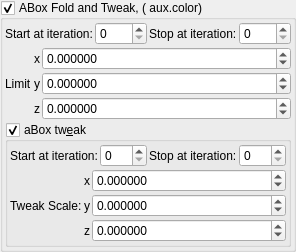
    <widget class="MyGroupBox" name="groupCheck_transf_function_enabledF_false">
     <property name="font">
      <font>
       <weight>50</weight>
       <bold>false</bold>
      </font>
     </property>
     <property name="toolTip">
      <string/>
     </property>
     <property name="title">
      <string>ABox Fold and Tweak, ( aux.color)</string>
     </property>
     <property name="checkable">
      <bool>true</bool>
     </property>
     <layout class="QVBoxLayout" name="verticalLayout_30" stretch="0,0,0">
      <property name="spacing">
       <number>2</number>
      </property>
      <property name="leftMargin">
       <number>2</number>
      </property>
      <property name="topMargin">
       <number>2</number>
      </property>
      <property name="rightMargin">
       <number>2</number>
      </property>
      <property name="bottomMargin">
       <number>2</number>
      </property>
      <item>
       <layout class="QGridLayout" name="gridLayout_14">
        <item row="0" column="3">
         <widget class="MySpinBox" name="spinboxInt_transf_stop_iterations_F">
          <property name="sizePolicy">
           <sizepolicy hsizetype="Minimum" vsizetype="Maximum">
            <horstretch>0</horstretch>
            <verstretch>0</verstretch>
           </sizepolicy>
          </property>
          <property name="font">
           <font>
            <weight>50</weight>
            <bold>false</bold>
           </font>
          </property>
          <property name="maximum">
           <number>250</number>
          </property>
         </widget>
        </item>
        <item row="0" column="2">
         <widget class="QLabel" name="label_252">
          <property name="font">
           <font>
            <weight>50</weight>
            <bold>false</bold>
           </font>
          </property>
          <property name="text">
           <string>Stop at iteration:</string>
          </property>
         </widget>
        </item>
        <item row="0" column="1">
         <widget class="MySpinBox" name="spinboxInt_transf_start_iterations_F">
          <property name="sizePolicy">
           <sizepolicy hsizetype="Minimum" vsizetype="Maximum">
            <horstretch>0</horstretch>
            <verstretch>0</verstretch>
           </sizepolicy>
          </property>
          <property name="font">
           <font>
            <weight>50</weight>
            <bold>false</bold>
           </font>
          </property>
          <property name="maximum">
           <number>250</number>
          </property>
         </widget>
        </item>
        <item row="0" column="0">
         <widget class="QLabel" name="label_67">
          <property name="font">
           <font>
            <weight>50</weight>
            <bold>false</bold>
           </font>
          </property>
          <property name="text">
           <string>Start at iteration:</string>
          </property>
         </widget>
        </item>
       </layout>
      </item>
      <item>
       <layout class="QGridLayout" name="gridLayout_4" columnstretch="0,0,1">
        <property name="spacing">
         <number>2</number>
        </property>
        <item row="0" column="2">
         <widget class="MyDoubleSpinBox" name="spinbox3_transf_offsetA_000_x">
          <property name="enabled">
           <bool>true</bool>
          </property>
          <property name="sizePolicy">
           <sizepolicy hsizetype="Minimum" vsizetype="Maximum">
            <horstretch>0</horstretch>
            <verstretch>0</verstretch>
           </sizepolicy>
          </property>
          <property name="font">
           <font>
            <weight>50</weight>
            <bold>false</bold>
           </font>
          </property>
          <property name="prefix">
           <string/>
          </property>
          <property name="decimals">
           <number>6</number>
          </property>
          <property name="minimum">
           <double>-99.989999999999995</double>
          </property>
          <property name="singleStep">
           <double>0.100000000000000</double>
          </property>
         </widget>
        </item>
        <item row="2" column="1">
         <widget class="QLabel" name="label_24">
          <property name="font">
           <font>
            <weight>50</weight>
            <bold>false</bold>
           </font>
          </property>
          <property name="text">
           <string notr="true">z</string>
          </property>
         </widget>
        </item>
        <item row="2" column="2">
         <widget class="MyDoubleSpinBox" name="spinbox3_transf_offsetA_000_z">
          <property name="enabled">
           <bool>true</bool>
          </property>
          <property name="sizePolicy">
           <sizepolicy hsizetype="Minimum" vsizetype="Maximum">
            <horstretch>0</horstretch>
            <verstretch>0</verstretch>
           </sizepolicy>
          </property>
          <property name="font">
           <font>
            <weight>50</weight>
            <bold>false</bold>
           </font>
          </property>
          <property name="decimals">
           <number>6</number>
          </property>
          <property name="minimum">
           <double>-99.989999999999995</double>
          </property>
          <property name="maximum">
           <double>99.989999999999995</double>
          </property>
          <property name="singleStep">
           <double>0.100000000000000</double>
          </property>
         </widget>
        </item>
        <item row="0" column="1">
         <widget class="QLabel" name="label_22">
          <property name="font">
           <font>
            <weight>50</weight>
            <bold>false</bold>
           </font>
          </property>
          <property name="text">
           <string notr="true">x</string>
          </property>
         </widget>
        </item>
        <item row="1" column="1">
         <widget class="QLabel" name="label_25">
          <property name="font">
           <font>
            <weight>50</weight>
            <bold>false</bold>
           </font>
          </property>
          <property name="text">
           <string notr="true">y</string>
          </property>
         </widget>
        </item>
        <item row="1" column="2">
         <widget class="MyDoubleSpinBox" name="spinbox3_transf_offsetA_000_y">
          <property name="enabled">
           <bool>true</bool>
          </property>
          <property name="sizePolicy">
           <sizepolicy hsizetype="Minimum" vsizetype="Maximum">
            <horstretch>0</horstretch>
            <verstretch>0</verstretch>
           </sizepolicy>
          </property>
          <property name="font">
           <font>
            <weight>50</weight>
            <bold>false</bold>
           </font>
          </property>
          <property name="decimals">
           <number>6</number>
          </property>
          <property name="minimum">
           <double>-99.989999999999995</double>
          </property>
          <property name="maximum">
           <double>99.989999999999995</double>
          </property>
          <property name="singleStep">
           <double>0.100000000000000</double>
          </property>
         </widget>
        </item>
        <item row="1" column="0">
         <widget class="QLabel" name="label_23">
          <property name="font">
           <font>
            <weight>50</weight>
            <bold>false</bold>
           </font>
          </property>
          <property name="text">
           <string>Limit</string>
          </property>
         </widget>
        </item>
       </layout>
      </item>
      <item>
       <widget class="MyGroupBox" name="checkBox_transf_function_enabled_false">
        <property name="font">
         <font>
          <weight>50</weight>
          <bold>false</bold>
         </font>
        </property>
        <property name="toolTip">
         <string/>
        </property>
        <property name="title">
         <string>aBox tw&amp;eak</string>
        </property>
        <property name="checkable">
         <bool>true</bool>
        </property>
        <layout class="QVBoxLayout" name="verticalLayout_38" stretch="0,0">
         <property name="spacing">
          <number>2</number>
         </property>
         <property name="leftMargin">
          <number>2</number>
         </property>
         <property name="topMargin">
          <number>2</number>
         </property>
         <property name="rightMargin">
          <number>2</number>
         </property>
         <property name="bottomMargin">
          <number>2</number>
         </property>
         <item>
          <layout class="QGridLayout" name="gridLayout_73">
           <property name="spacing">
            <number>2</number>
           </property>
           <item row="0" column="1">
            <widget class="QLabel" name="label_272">
             <property name="text">
              <string>Start at iteration:</string>
             </property>
            </widget>
           </item>
           <item row="0" column="4">
            <widget class="MySpinBox" name="spinboxInt_transf_stop_iterations_A">
             <property name="sizePolicy">
              <sizepolicy hsizetype="Minimum" vsizetype="Maximum">
               <horstretch>0</horstretch>
               <verstretch>0</verstretch>
              </sizepolicy>
             </property>
             <property name="maximum">
              <number>999</number>
             </property>
            </widget>
           </item>
           <item row="0" column="3">
            <widget class="QLabel" name="label_271">
             <property name="text">
              <string>Stop at iteration:</string>
             </property>
            </widget>
           </item>
           <item row="0" column="2">
            <widget class="MySpinBox" name="spinboxInt_transf_start_iterations_A">
             <property name="sizePolicy">
              <sizepolicy hsizetype="Minimum" vsizetype="Maximum">
               <horstretch>0</horstretch>
               <verstretch>0</verstretch>
              </sizepolicy>
             </property>
             <property name="maximum">
              <number>999</number>
             </property>
            </widget>
           </item>
          </layout>
         </item>
         <item>
          <layout class="QGridLayout" name="gridLayout_5" columnstretch="0,0,1">
           <property name="spacing">
            <number>2</number>
           </property>
           <item row="2" column="1">
            <widget class="QLabel" name="label_27">
             <property name="font">
              <font>
               <weight>50</weight>
               <bold>false</bold>
              </font>
             </property>
             <property name="text">
              <string notr="true">z</string>
             </property>
            </widget>
           </item>
           <item row="0" column="1">
            <widget class="QLabel" name="label_28">
             <property name="font">
              <font>
               <weight>50</weight>
               <bold>false</bold>
              </font>
             </property>
             <property name="text">
              <string notr="true">x</string>
             </property>
            </widget>
           </item>
           <item row="1" column="1">
            <widget class="QLabel" name="label_29">
             <property name="font">
              <font>
               <weight>50</weight>
               <bold>false</bold>
              </font>
             </property>
             <property name="text">
              <string notr="true">y</string>
             </property>
            </widget>
           </item>
           <item row="1" column="0">
            <widget class="QLabel" name="label_30">
             <property name="font">
              <font>
               <weight>50</weight>
               <bold>false</bold>
              </font>
             </property>
             <property name="text">
              <string>Tweak Scale:</string>
             </property>
            </widget>
           </item>
           <item row="0" column="2">
            <widget class="MyDoubleSpinBox" name="spinbox3_transf_scale3D_000_x">
             <property name="enabled">
              <bool>true</bool>
             </property>
             <property name="sizePolicy">
              <sizepolicy hsizetype="Minimum" vsizetype="Maximum">
               <horstretch>0</horstretch>
               <verstretch>0</verstretch>
              </sizepolicy>
             </property>
             <property name="font">
              <font>
               <weight>50</weight>
               <bold>false</bold>
              </font>
             </property>
             <property name="decimals">
              <number>6</number>
             </property>
             <property name="minimum">
              <double>-99.989999999999995</double>
             </property>
             <property name="maximum">
              <double>99.989999999999995</double>
             </property>
             <property name="singleStep">
              <double>0.100000000000000</double>
             </property>
            </widget>
           </item>
           <item row="1" column="2">
            <widget class="MyDoubleSpinBox" name="spinbox3_transf_scale3D_000_y">
             <property name="enabled">
              <bool>true</bool>
             </property>
             <property name="sizePolicy">
              <sizepolicy hsizetype="Minimum" vsizetype="Maximum">
               <horstretch>0</horstretch>
               <verstretch>0</verstretch>
              </sizepolicy>
             </property>
             <property name="font">
              <font>
               <weight>50</weight>
               <bold>false</bold>
              </font>
             </property>
             <property name="decimals">
              <number>6</number>
             </property>
             <property name="minimum">
              <double>-99.989999999999995</double>
             </property>
             <property name="maximum">
              <double>99.989999999999995</double>
             </property>
             <property name="singleStep">
              <double>0.100000000000000</double>
             </property>
            </widget>
           </item>
           <item row="2" column="2">
            <widget class="MyDoubleSpinBox" name="spinbox3_transf_scale3D_000_z">
             <property name="enabled">
              <bool>true</bool>
             </property>
             <property name="sizePolicy">
              <sizepolicy hsizetype="Minimum" vsizetype="Maximum">
               <horstretch>0</horstretch>
               <verstretch>0</verstretch>
              </sizepolicy>
             </property>
             <property name="font">
              <font>
               <weight>50</weight>
               <bold>false</bold>
              </font>
             </property>
             <property name="decimals">
              <number>6</number>
             </property>
             <property name="minimum">
              <double>-99.989999999999995</double>
             </property>
             <property name="maximum">
              <double>99.989999999999995</double>
             </property>
             <property name="singleStep">
              <double>0.100000000000000</double>
             </property>
            </widget>
           </item>
          </layout>
         </item>
        </layout>
       </widget>
      </item>
     </layout>
    </widget>
